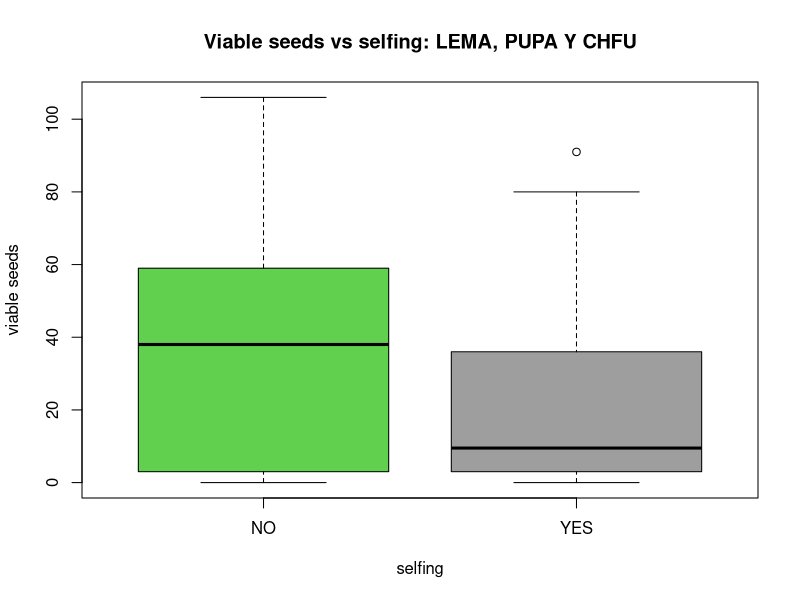
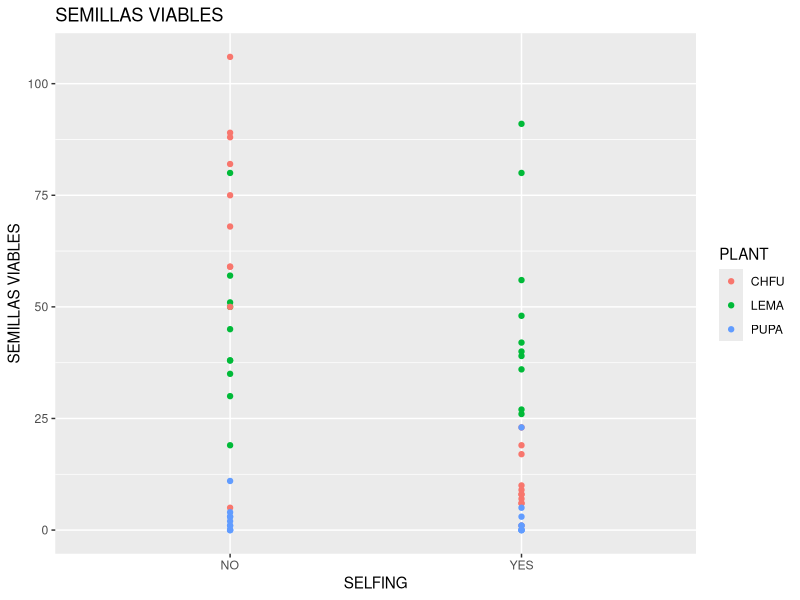
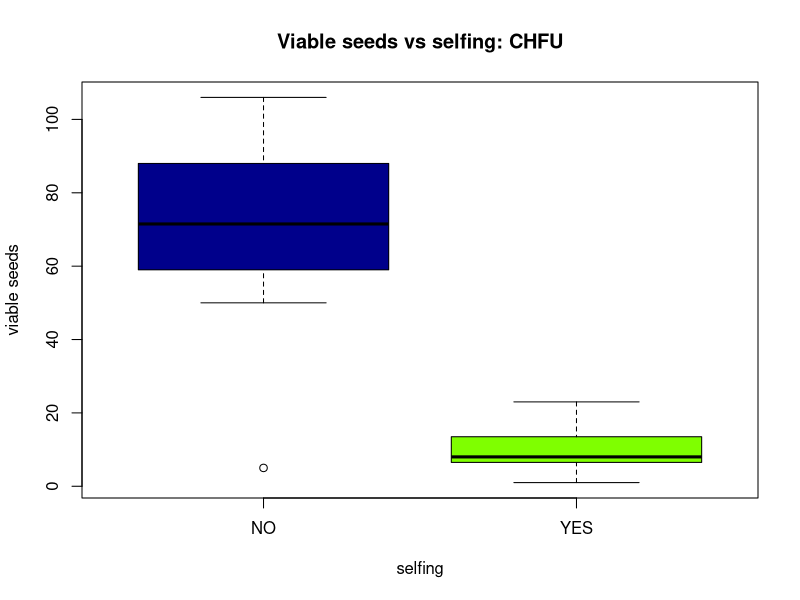
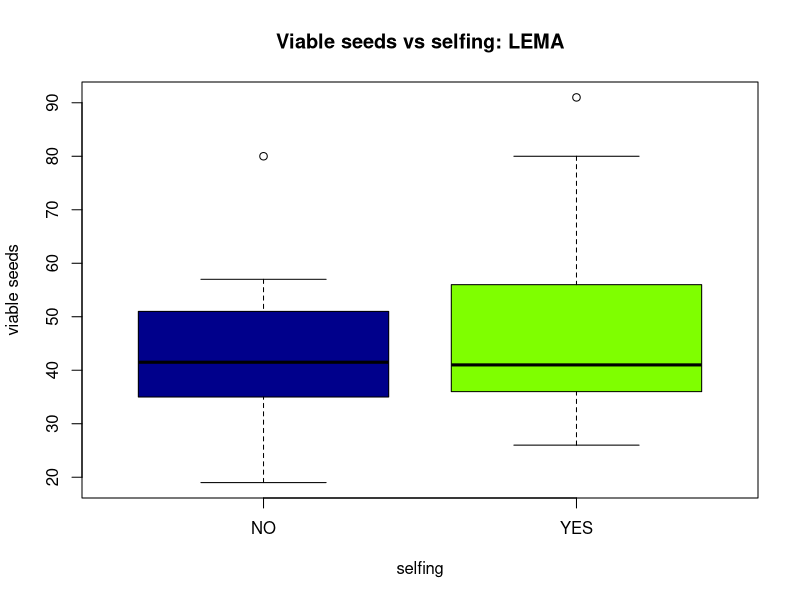
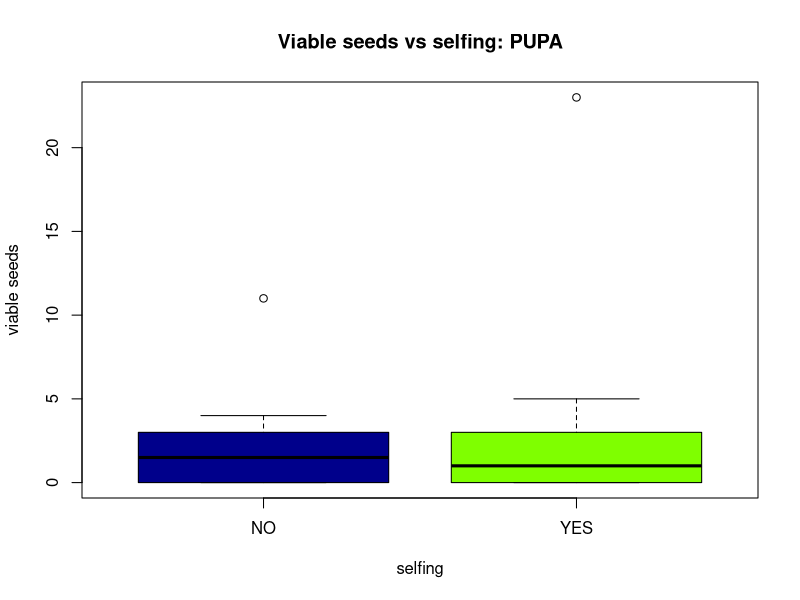
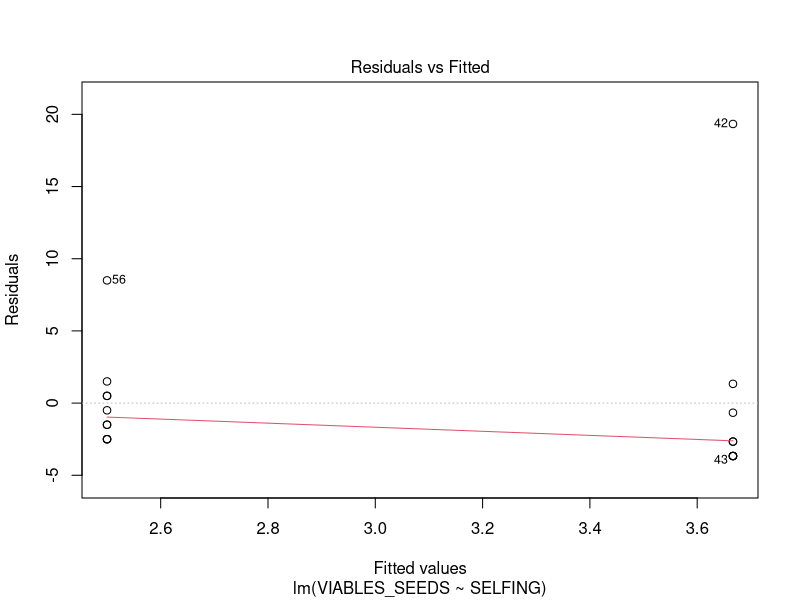
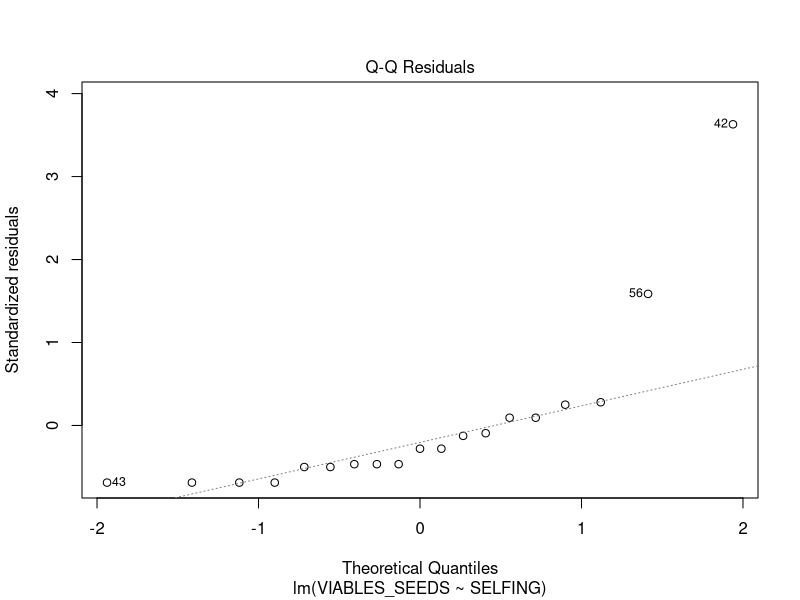
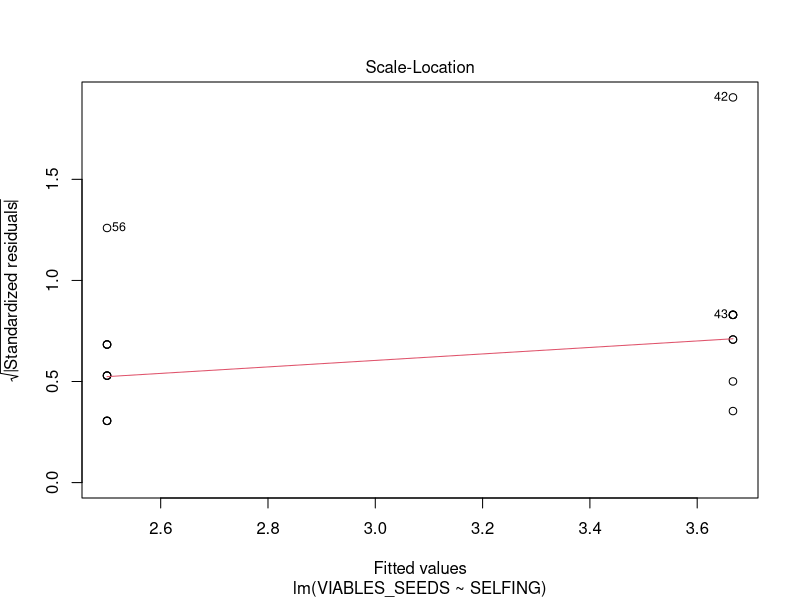

Write R code to recreate these figures, in order.
# seed set --> selfing 

SF_2019 <- read.table("SF_19.csv", header= T, sep= ";")


library(tidyverse)

boxplot(SF_2019$VIABLES_SEEDS~ SF_2019$SELFING, xlab= ('selfing'), col= c(123, 456,234), ylab = ('viable seeds'),main = ('Viable seeds vs selfing: LEMA, PUPA Y CHFU'))
t.test(SF_2019$VIABLES_SEEDS~SF_2019$SELFING, data= SF_2019)
aov(VIABLES_SEEDS ~ SELFING, data = SF_2019)
k <- lm(VIABLES_SEEDS ~ SELFING, data = SF_2019)
summary(k)

SF_2019$SELFING <- as.factor(SF_2019$SELFING)
str(SF_2019)
SF_2019$VIABLES_SEEDS <- as.numeric(SF_2019$VIABLES_SEEDS)
par(mfrow=c(1,1))

SF <- ggplot(SF_2019, aes(x= SELFING, y = VIABLES_SEEDS))+
    geom_point(aes(color=PLANT))+
    xlab('SELFING')+
    ylab('SEMILLAS VIABLES')+
    ggtitle ('SEMILLAS VIABLES')+
NULL
SF #hacerlo con cajas estaría mejor


#BUscar soluciones, no me sale este barplot
#PLANT<-factor(SF_2019$PLANT, levels = c ("CHFU","LEMA"))
#barplot(table(SF_2019$VIABLES_SEEDS, PLANT), beside = T, legend.text = T, col= c(123, 345))


#chfu----
SF_CHFU <- subset(SF_2019, PLANT== 'CHFU')
boxplot(SF_CHFU$VIABLES_SEEDS~SF_CHFU$SELFING, xlab= ('selfing'), ylab = ('viable seeds'), main = ('Viable seeds vs selfing: CHFU'),col=c("blue4", "chartreuse"))
m <- lm(VIABLES_SEEDS ~ SELFING, data = SF_CHFU)
summary(m)
aov(VIABLES_SEEDS ~ SELFING, data = SF_CHFU)

#LEMA ----
SF_LEMA <- subset(SF_2019, PLANT== 'LEMA')
boxplot(SF_LEMA$VIABLES_SEEDS~SF_LEMA$SELFING, xlab= ('selfing'), ylab = ('viable seeds'), main = ('Viable seeds vs selfing: LEMA'),col=c("blue4", "chartreuse"))
n <- lm(VIABLES_SEEDS ~ SELFING, data = SF_LEMA)
summary(n)
aov(VIABLES_SEEDS ~ SELFING, data = SF_LEMA)

#pupa ----
SF_PUPA <- subset(SF_2019, PLANT== 'PUPA')
boxplot(SF_PUPA$VIABLES_SEEDS~SF_PUPA$SELFING, xlab= ('selfing'), ylab = ('viable seeds'), main = ('Viable seeds vs selfing: PUPA'),col=c("blue4", "chartreuse"))
aov(VIABLES_SEEDS ~ SELFING, data = SF_PUPA)
O <- lm(VIABLES_SEEDS ~ SELFING, data = SF_PUPA)
summary(O)
plot(O)

#según los analisis anteriores se podría decir que a CHFU los polinizadores le producen un mayor fitness 
    #que a LEMA y PUPA, que no dependen tanto de los polinizadores. LEMa tiene altas tasas de autofecundación
################
# seed set --> selfing 
library(tidyverse)
boxplot(SF_2019$VIABLES_SEEDS~ SF_2019$SELFING, xlab= ('selfing'), col= c(123, 456), ylab = ('viable seeds'),main = ('Viable seeds vs selfing: LEMA, PUPA y CHFU'))
t.test(SF_2019$VIABLES_SEEDS~SF_2019$SELFING, data= SF_2019)
SF_2019$SELFING <- as.factor(SF_2019$SELFING)
str(SF_2019)
SF_2019$VIABLES_SEEDS <- as.numeric(SF_2019$VIABLES_SEEDS)
par(mfrow=c(1,1))

SF <- ggplot(SF_2019, aes(x= SELFING, y = VIABLES_SEEDS))+
    geom_point(aes(color=PLANT))+
    xlab('SELFING')+
    ylab('SEMILLAS VIABLES')+
    ggtitle ('SEMILLAS VIABLES')+
NULL
SF #estaría mejor si consigo hacerlo con cajas, 2 por especie (1 de no viables y otra de viables)

#BUscar soluciones, no me sale este barplot
#PLANT= factor(SF_2019$PLANT, levels = c ("CHFU","LEMA"))
#barplot(table(SF_2029$VIABLES_SEEDS, PLANT), beside = TRUE, legend.text = T, col= c(123, 345))

###################################### BUENOS----
SF_LEMA$TOTAL_SEEDS <- as.numeric(as.character(SF_LEMA$TOTAL_SEEDS))
boxplot((SF_LEMA$VIABLES_SEEDS/SF_LEMA$TOTAL_SEEDS)~SF_LEMA$SELFING, xlab= ('selfing'), ylab = ('% of viable seeds'), main = ('Viable seeds vs selfing: LEMA'), las = 1, col=c("blue4", "chartreuse"))
n1 <- glm(cbind(SF_LEMA$VIABLES_SEEDS,SF_LEMA$NO_VIABLES_SEEDS) ~ SF_LEMA$SELFING, family = "binomial")
summary(n1)
#SURPRISE, selfing has more viable seeds! This is super cool, because it match our results showing coleopterans damaging seed development.
#we do not use plot here, because the family is not gaussian. binomial is very robust to model assumptions, but if you want, you can test it with packahe dharma.
#Can you repeat this analysis for the other two plants?





SF_PUPA$TOTAL_SEEDS <- as.numeric(as.character(SF_PUPA$TOTAL_SEEDS))
boxplot((SF_PUPA$VIABLES_SEEDS/SF_PUPA$TOTAL_SEEDS)~SF_PUPA$SELFING, xlab= ('selfing'), ylab = ('% of viable seeds'), main = ('Viable seeds vs selfing: PUPA'), las = 1, col=c("blue4", "chartreuse"), outline=F)
n2 <- glm(cbind(SF_PUPA$VIABLES_SEEDS,SF_PUPA$NO_VIABLES_SEEDS) ~ SF_PUPA$SELFING, family = "binomial")
summary(n2)

SF_CHFU$TOTAL_SEEDS <- as.numeric(as.character(SF_CHFU$TOTAL_SEEDS))
boxplot((SF_CHFU$VIABLES_SEEDS/SF_CHFU$TOTAL_SEEDS)~SF_CHFU$SELFING, xlab= ('selfing'), ylab = ('% of viable seeds'), main = ('Viable seeds vs selfing: CHFU'), las = 1, col=c("blue4", "chartreuse"))
n3 <- glm(cbind(SF_CHFU$VIABLES_SEEDS,SF_CHFU$NO_VIABLES_SEEDS) ~ SF_CHFU$SELFING, family = "binomial") #no funciona
summary(n3)


#pupa ----
SF_PUPA <- subset(SF_2019, PLANT== 'PUPA')
boxplot(SF_PUPA$VIABLES_SEEDS~SF_PUPA$SELFING, xlab= ('selfing'), ylab = ('viable seeds'), main = ('Viable seeds vs selfing: PUPA'), outline= F)
# I would double check the 2 outlyers (> 10 seeds). Maybe plot it without them for clarity? #ya los he quitado




boxplot(SF_PUPA$VIABLES_SEEDS~SF_PUPA$SELFING, xlab= ('selfing'), ylab = ('viable seeds'), main = ('Viable seeds vs selfing: PUPA'),
        ylim = c(0,5), las = 1) #las = 1 is also nice.
aov(VIABLES_SEEDS ~ SELFING, data = SF_PUPA)
O <- lm(VIABLES_SEEDS ~ SELFING, data = SF_PUPA)
summary(O)
plot(O) #good model.


